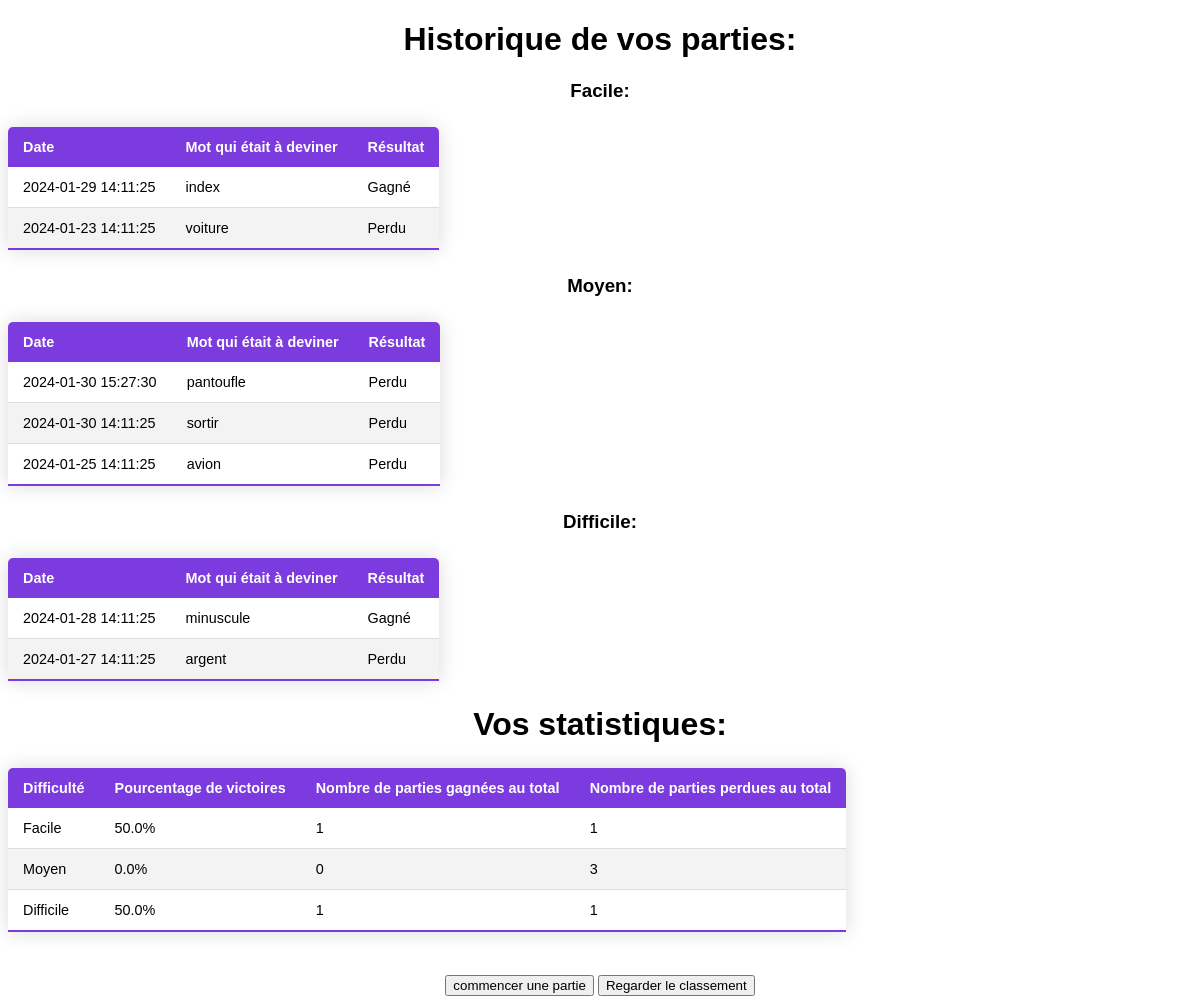
Page /historique (signed in) on the earlier database version.
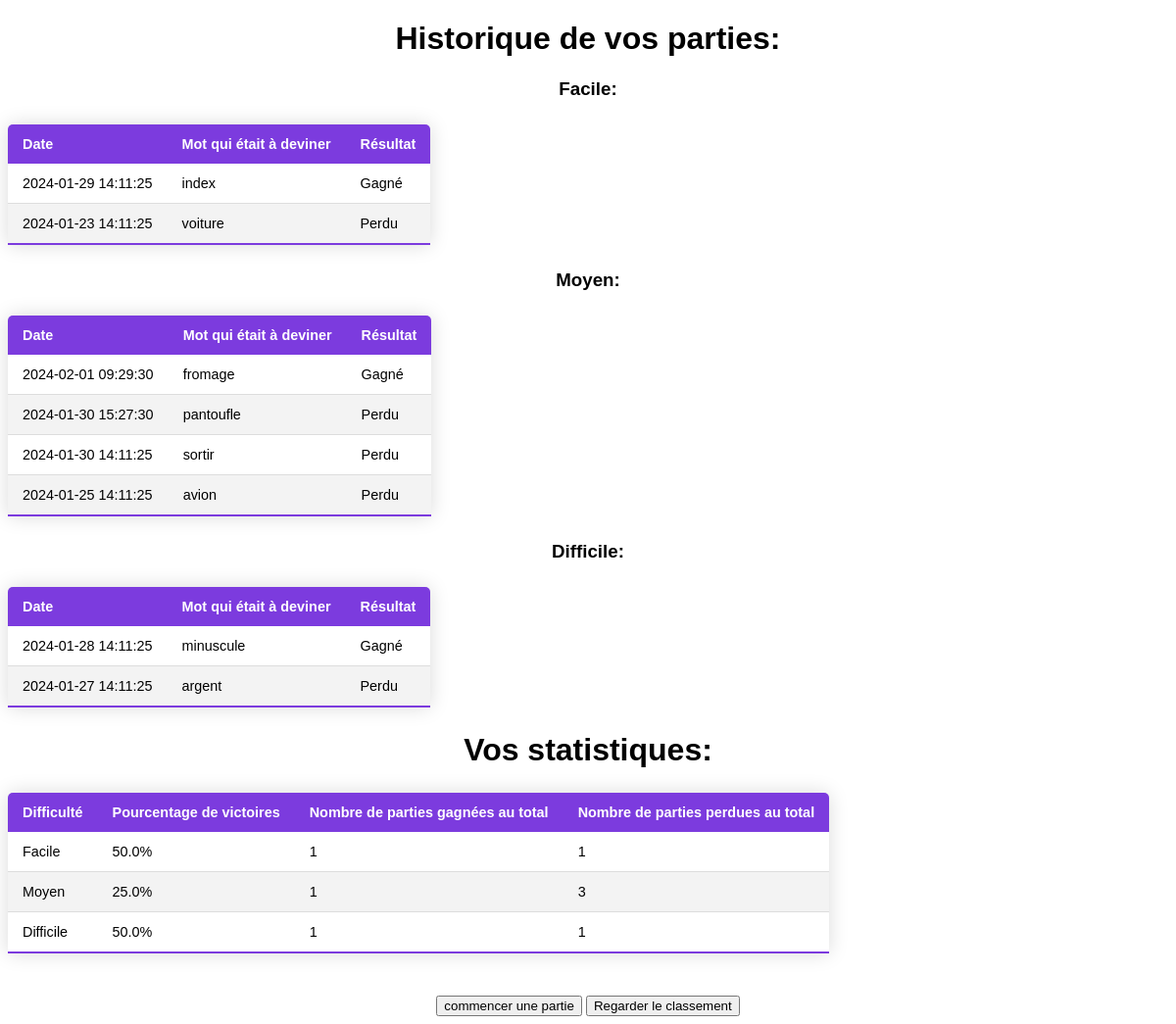
Same page on the later database version.
### tables this page shows
CREATE TABLE Partie (
    Partie_Id INTEGER PRIMARY KEY AUTOINCREMENT,
    Date_Du_Jeu DATETIME DEFAULT CURRENT_TIMESTAMP,
    Mot_A_Deviner VARCHAR,
    Gagne_Facile INTEGER DEFAULT 0,
    Perdu_Facile INTEGER DEFAULT 0,
    Gagne_Moyen INTEGER DEFAULT 0,
    Perdu_Moyen INTEGER DEFAULT 0,
    Gagne_Difficile INTEGER DEFAULT 0,
    Perdu_Difficile INTEGER DEFAULT 0,
    Resultat VARCHAR DEFAULT NULL,
    Difficulty VARCHAR DEFAULT NULL,
    User_Id INTEGER,
    FOREIGN KEY(User_Id) REFERENCES User(US_Id)
);

### app.py (the view)
@app.route('/historique')
def historique():
    user_id = session.get('user_id')
    historique_data = get_historique_data(user_id)
    return render_template('historique.html', **historique_data)

### app.py (called while the page is built)
def connect_db():
    db_path = 'Pendu.db'
    print(f"Connecté à la base de données : {db_path}")
    return sqlite3.connect(db_path)

### templates/historique.html (shortened to what this page needs)
<!DOCTYPE html>
<html lang="fr">
<head>
    <link rel="stylesheet" href="/static/style3.css">
</head>
<body>
    <h1>Historique de vos parties:</h1>
    <h3>Facile:</h3>
        <table class="content-table">
            <thead>
                <tr>
                    <th>Date</th>
                    <th>Mot qui était à deviner</th>
                    <th>Résultat</th>
                </tr>
            </thead>
            <tbody>
                {% for game in game_history_facile %}
                <tr>
                    <td>{{ game[0] }}</td>
                    <td>{{ game[1] }}</td>
                    <td>{{ game[2] }}</td>
                </tr>
                    {% endfor %}
            </tbody>
        </table>
        <h3>Moyen:</h3>
            <table class="content-table">
                <thead>
                    <tr>
                        <th>Date</th>
                        <th>Mot qui était à deviner</th>
                        <th>Résultat</th>
                    </tr>
                </thead>
                <tbody>
                    {% for game in game_history_moyen %}
                        <tr>
                            <td>{{ game[0] }}</td>
                            <td>{{ game[1] }}</td>
                            <td>{{ game[2] }}</td>
                        </tr>
                    {% endfor %}
                </tbody>
            </table>
        <h3>Difficile:</h3>
            <table class="content-table">
                <thead>
                    <tr>
                        <th>Date</th>
                        <th>Mot qui était à deviner</th>
                        <th>Résultat</th>
                    </tr>
                </thead>
                <tbody>
                    {% for game in game_history_difficile %}
                        <tr>
                            <td>{{ game[0] }}</td>
                            <td>{{ game[1] }}</td>
                            <td>{{ game[2] }}</td>
                        </tr>
                    {% endfor %}
                </tbody>
            </table>
        <h1>Vos statistiques:</h1>
            <table class="content-table">
                <thead>
                    <tr>
                        <th>Difficulté</th>
                        <th>Pourcentage de victoires</th>
                        <th>Nombre de parties gagnées au total</th>
                        <th>Nombre de parties perdues au total</th>
                    </tr>
                </thead>
                <tbody>
                    <tr>
                        <td>Facile</td>
                        <td>{{ pourcentage_facile }}%</td>
                        <td>{{ total_gagne_facile }}</td>
                        <td>{{ total_perdu_facile }}</td>
                    </tr>
                    <tr>
                        <td>Moyen</td>
                        <td>{{ pourcentage_moyen }}%</td>
                        <td>{{ total_gagne_moyen }}</td>
                        <td>{{ total_perdu_moyen }}</td>
                    </tr>
                    <tr>
                        <td>Difficile</td>
                        <td>{{ pourcentage_difficile }}%</td>
                        <td>{{ total_gagne_difficile }}</td>
                        <td>{{ total_perdu_difficile }}</td>
                    </tr>
                </tbody>
            </table>
        <br>
    <div class="bouton-section">
        <a href="/recommencer_une_partie">
            <input type="button" value="commencer une partie" />
        </a>
        <a href="/classement">
            <input type="button" value="Regarder le classement" />
        </a>
    </div>
</body>
</html>

### static/style3.css (style rules this page uses)
* { font-family: sans-serif; }
h1 { text-align: center; }
h3 { text-align: center; }
.bouton-section { display: flex; justify-content: center; }
.bouton-section a { margin: 0 2px; }
.content-table { border-collapse: collapse; margin: 25px 0; font-size: 0.9em; min-width: 400px; border-radius: 5px 5px 0 0; overflow: hidden; box-shadow: 0 0 20px rgba(0, 0, 0, 0.15); flex-direction: row; justify-content: center; align-items: center; }
.content-table thead tr { background-color: #7c3bde; color: #ffffff; text-align: left; font-weight: bold; }
.content-table th, .content-table td { padding: 12px 15px; }
.content-table tbody tr { border-bottom: 1px solid #dddddd; }
.content-table tbody tr:nth-of-type(even) { background-color: #f3f3f3; }
.content-table tbody tr:last-of-type { border-bottom: 2px solid #7c3bde; }

Differences in the rows shown:
added Partie: Date_Du_Jeu "2024-02-01 09:29:30", Mot_A_Deviner "fromage", Resultat "Gagné", shown under "Moyen:"
Other differences:
{{ pourcentage_moyen }}: "0.0" → "25.0"
{{ total_gagne_moyen }}: "0" → "1"
